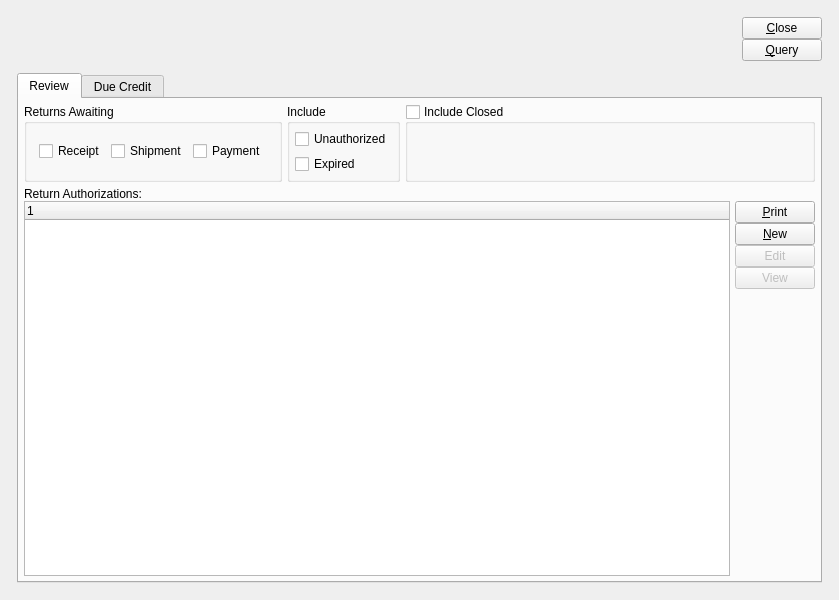
<?xml version="1.0" encoding="UTF-8"?>
<ui version="4.0">
 <comment>This file is part of the xTuple ERP: PostBooks Edition, a free and
open source Enterprise Resource Planning software suite,
Copyright (c) 1999-2018 by OpenMFG LLC, d/b/a xTuple.
It is licensed to you under the Common Public Attribution License
version 1.0, the full text of which (including xTuple-specific Exhibits)
is available at www.xtuple.com/CPAL.  By using this software, you agree
to be bound by its terms.</comment>
 <class>returnAuthorizationWorkbench</class>
 <widget class="QWidget" name="returnAuthorizationWorkbench">
  <property name="geometry">
   <rect>
    <x>0</x>
    <y>0</y>
    <width>839</width>
    <height>600</height>
   </rect>
  </property>
  <property name="minimumSize">
   <size>
    <width>600</width>
    <height>400</height>
   </size>
  </property>
  <property name="windowTitle">
   <string>Return Authorization Workbench</string>
  </property>
  <layout class="QGridLayout" name="gridLayout_3">
   <item row="0" column="0">
    <layout class="QGridLayout" name="gridLayout_2">
     <property name="margin">
      <number>12</number>
     </property>
     <property name="spacing">
      <number>12</number>
     </property>
     <item row="0" column="0">
      <layout class="QHBoxLayout" name="horizontalLayout_3">
       <item>
        <layout class="QHBoxLayout" name="horizontalLayout_2">
         <item>
          <widget class="CustomerSelector" name="_customerSelector"/>
         </item>
         <item>
          <spacer>
           <property name="orientation">
            <enum>Qt::Horizontal</enum>
           </property>
           <property name="sizeHint" stdset="0">
            <size>
             <width>0</width>
             <height>20</height>
            </size>
           </property>
          </spacer>
         </item>
        </layout>
       </item>
       <item>
        <layout class="QVBoxLayout" name="verticalLayout_3">
         <property name="spacing">
          <number>0</number>
         </property>
         <item>
          <widget class="QPushButton" name="_close">
           <property name="text">
            <string>&amp;Close</string>
           </property>
           <property name="autoDefault">
            <bool>false</bool>
           </property>
           <property name="default">
            <bool>false</bool>
           </property>
          </widget>
         </item>
         <item>
          <widget class="QPushButton" name="_query">
           <property name="text">
            <string>&amp;Query</string>
           </property>
          </widget>
         </item>
         <item>
          <spacer>
           <property name="orientation">
            <enum>Qt::Vertical</enum>
           </property>
           <property name="sizeType">
            <enum>QSizePolicy::Expanding</enum>
           </property>
           <property name="sizeHint" stdset="0">
            <size>
             <width>16</width>
             <height>0</height>
            </size>
           </property>
          </spacer>
         </item>
        </layout>
       </item>
      </layout>
     </item>
     <item row="1" column="0">
      <widget class="QTabWidget" name="_tabReview">
       <property name="sizePolicy">
        <sizepolicy hsizetype="Expanding" vsizetype="Expanding">
         <horstretch>0</horstretch>
         <verstretch>1</verstretch>
        </sizepolicy>
       </property>
       <property name="currentIndex">
        <number>0</number>
       </property>
       <widget class="QWidget" name="_open">
        <attribute name="title">
         <string>Review</string>
        </attribute>
        <layout class="QGridLayout" name="gridLayout">
         <item row="0" column="0">
          <widget class="QGroupBox" name="_showpending">
           <property name="title">
            <string>Returns Awaiting</string>
           </property>
           <layout class="QGridLayout">
            <property name="margin">
             <number>12</number>
            </property>
            <item row="0" column="0">
             <widget class="XCheckBox" name="_receipts">
              <property name="text">
               <string>Receipt</string>
              </property>
             </widget>
            </item>
            <item row="0" column="1">
             <widget class="XCheckBox" name="_shipments">
              <property name="text">
               <string>Shipment</string>
              </property>
             </widget>
            </item>
            <item row="0" column="2">
             <widget class="XCheckBox" name="_payment">
              <property name="text">
               <string>Payment</string>
              </property>
             </widget>
            </item>
           </layout>
          </widget>
         </item>
         <item row="0" column="1">
          <widget class="QGroupBox" name="_include">
           <property name="title">
            <string>Include</string>
           </property>
           <layout class="QGridLayout">
            <item row="1" column="0">
             <widget class="XCheckBox" name="_expired">
              <property name="text">
               <string>Expired</string>
              </property>
              <property name="forgetful">
               <bool>true</bool>
              </property>
             </widget>
            </item>
            <item row="0" column="0">
             <widget class="XCheckBox" name="_unauthorized">
              <property name="text">
               <string>Unauthorized</string>
              </property>
              <property name="forgetful">
               <bool>true</bool>
              </property>
             </widget>
            </item>
           </layout>
          </widget>
         </item>
         <item row="0" column="2">
          <widget class="QGroupBox" name="_closed">
           <property name="title">
            <string>Include Closed</string>
           </property>
           <property name="checkable">
            <bool>true</bool>
           </property>
           <property name="checked">
            <bool>false</bool>
           </property>
           <layout class="QGridLayout">
            <item row="0" column="0">
             <widget class="DateCluster" name="_dates"/>
            </item>
            <item row="0" column="1">
             <spacer>
              <property name="orientation">
               <enum>Qt::Horizontal</enum>
              </property>
              <property name="sizeHint" stdset="0">
               <size>
                <width>40</width>
                <height>20</height>
               </size>
              </property>
             </spacer>
            </item>
           </layout>
          </widget>
         </item>
         <item row="1" column="0" colspan="3">
          <layout class="QVBoxLayout" name="verticalLayout_2">
           <property name="spacing">
            <number>0</number>
           </property>
           <item>
            <widget class="QLabel" name="_raopenLit">
             <property name="text">
              <string>Return Authorizations:</string>
             </property>
            </widget>
           </item>
           <item>
            <layout class="QHBoxLayout" name="horizontalLayout">
             <item>
              <widget class="XTreeWidget" name="_ra"/>
             </item>
             <item>
              <layout class="QVBoxLayout" name="verticalLayout">
               <property name="spacing">
                <number>0</number>
               </property>
               <item>
                <widget class="QPushButton" name="_print">
                 <property name="enabled">
                  <bool>true</bool>
                 </property>
                 <property name="text">
                  <string>&amp;Print</string>
                 </property>
                 <property name="autoDefault">
                  <bool>false</bool>
                 </property>
                 <property name="default">
                  <bool>false</bool>
                 </property>
                </widget>
               </item>
               <item>
                <widget class="QPushButton" name="_new">
                 <property name="enabled">
                  <bool>true</bool>
                 </property>
                 <property name="text">
                  <string>&amp;New</string>
                 </property>
                 <property name="autoDefault">
                  <bool>false</bool>
                 </property>
                 <property name="default">
                  <bool>false</bool>
                 </property>
                </widget>
               </item>
               <item>
                <widget class="QPushButton" name="_edit">
                 <property name="enabled">
                  <bool>false</bool>
                 </property>
                 <property name="text">
                  <string>Edit</string>
                 </property>
                 <property name="autoDefault">
                  <bool>false</bool>
                 </property>
                 <property name="default">
                  <bool>false</bool>
                 </property>
                </widget>
               </item>
               <item>
                <widget class="QPushButton" name="_view">
                 <property name="enabled">
                  <bool>false</bool>
                 </property>
                 <property name="text">
                  <string>View</string>
                 </property>
                 <property name="autoDefault">
                  <bool>false</bool>
                 </property>
                 <property name="default">
                  <bool>false</bool>
                 </property>
                </widget>
               </item>
               <item>
                <spacer>
                 <property name="orientation">
                  <enum>Qt::Vertical</enum>
                 </property>
                 <property name="sizeType">
                  <enum>QSizePolicy::Expanding</enum>
                 </property>
                 <property name="sizeHint" stdset="0">
                  <size>
                   <width>16</width>
                   <height>46</height>
                  </size>
                 </property>
                </spacer>
               </item>
              </layout>
             </item>
            </layout>
           </item>
          </layout>
         </item>
        </layout>
       </widget>
       <widget class="QWidget" name="_dueCredit">
        <attribute name="title">
         <string>Due Credit</string>
        </attribute>
        <layout class="QGridLayout" name="gridLayout_4">
         <item row="0" column="0">
          <layout class="QHBoxLayout">
           <property name="margin">
            <number>5</number>
           </property>
           <item>
            <widget class="XCheckBox" name="_creditmemo">
             <property name="text">
              <string>Sales Credit</string>
             </property>
            </widget>
           </item>
           <item>
            <widget class="XCheckBox" name="_check">
             <property name="text">
              <string>Payment</string>
             </property>
            </widget>
           </item>
           <item>
            <widget class="XCheckBox" name="_creditcard">
             <property name="text">
              <string>Credit Card</string>
             </property>
            </widget>
           </item>
           <item>
            <spacer>
             <property name="orientation">
              <enum>Qt::Horizontal</enum>
             </property>
             <property name="sizeHint" stdset="0">
              <size>
               <width>40</width>
               <height>20</height>
              </size>
             </property>
            </spacer>
           </item>
          </layout>
         </item>
         <item row="1" column="0">
          <layout class="QVBoxLayout" name="verticalLayout_4">
           <property name="spacing">
            <number>0</number>
           </property>
           <item>
            <widget class="QLabel" name="_radueLit">
             <property name="text">
              <string>Returns Eligible for Credit:</string>
             </property>
            </widget>
           </item>
           <item>
            <layout class="QHBoxLayout" name="horizontalLayout_5">
             <item>
              <widget class="XTreeWidget" name="_radue"/>
             </item>
             <item>
              <layout class="QVBoxLayout">
               <property name="spacing">
                <number>0</number>
               </property>
               <property name="margin">
                <number>5</number>
               </property>
               <item>
                <widget class="QPushButton" name="_printdue">
                 <property name="enabled">
                  <bool>true</bool>
                 </property>
                 <property name="text">
                  <string>&amp;Print</string>
                 </property>
                 <property name="autoDefault">
                  <bool>false</bool>
                 </property>
                 <property name="default">
                  <bool>false</bool>
                 </property>
                </widget>
               </item>
               <item>
                <widget class="QPushButton" name="_editdue">
                 <property name="enabled">
                  <bool>false</bool>
                 </property>
                 <property name="text">
                  <string>Edit</string>
                 </property>
                 <property name="autoDefault">
                  <bool>false</bool>
                 </property>
                 <property name="default">
                  <bool>false</bool>
                 </property>
                </widget>
               </item>
               <item>
                <widget class="QPushButton" name="_viewdue">
                 <property name="enabled">
                  <bool>false</bool>
                 </property>
                 <property name="text">
                  <string>View</string>
                 </property>
                 <property name="autoDefault">
                  <bool>false</bool>
                 </property>
                 <property name="default">
                  <bool>false</bool>
                 </property>
                </widget>
               </item>
               <item>
                <widget class="QPushButton" name="_process">
                 <property name="enabled">
                  <bool>false</bool>
                 </property>
                 <property name="text">
                  <string>Process</string>
                 </property>
                 <property name="autoDefault">
                  <bool>false</bool>
                 </property>
                 <property name="default">
                  <bool>false</bool>
                 </property>
                </widget>
               </item>
               <item>
                <spacer>
                 <property name="orientation">
                  <enum>Qt::Vertical</enum>
                 </property>
                 <property name="sizeType">
                  <enum>QSizePolicy::Expanding</enum>
                 </property>
                 <property name="sizeHint" stdset="0">
                  <size>
                   <width>16</width>
                   <height>46</height>
                  </size>
                 </property>
                </spacer>
               </item>
              </layout>
             </item>
            </layout>
           </item>
          </layout>
         </item>
         <item row="2" column="0">
          <layout class="QHBoxLayout">
           <property name="margin">
            <number>5</number>
           </property>
           <item>
            <widget class="XCheckBox" name="_postmemos">
             <property name="text">
              <string>Post Sales Credits Immediately</string>
             </property>
            </widget>
           </item>
           <item>
            <widget class="XCheckBox" name="_printmemo">
             <property name="text">
              <string>Print Sales Credit</string>
             </property>
            </widget>
           </item>
           <item>
            <spacer>
             <property name="orientation">
              <enum>Qt::Horizontal</enum>
             </property>
             <property name="sizeHint" stdset="0">
              <size>
               <width>40</width>
               <height>20</height>
              </size>
             </property>
            </spacer>
           </item>
          </layout>
         </item>
        </layout>
       </widget>
      </widget>
     </item>
    </layout>
   </item>
  </layout>
 </widget>
 <layoutdefault spacing="5" margin="5"/>
 <customwidgets>
  <customwidget>
   <class>CustomerSelector</class>
   <extends>QWidget</extends>
   <header>customerselector.h</header>
  </customwidget>
  <customwidget>
   <class>DateCluster</class>
   <extends>QWidget</extends>
   <header>datecluster.h</header>
   <container>1</container>
  </customwidget>
  <customwidget>
   <class>XCheckBox</class>
   <extends>QCheckBox</extends>
   <header>xcheckbox.h</header>
  </customwidget>
  <customwidget>
   <class>XTreeWidget</class>
   <extends>QTreeWidget</extends>
   <header>xtreewidget.h</header>
   <container>1</container>
  </customwidget>
 </customwidgets>
 <tabstops>
  <tabstop>_tabReview</tabstop>
  <tabstop>_receipts</tabstop>
  <tabstop>_shipments</tabstop>
  <tabstop>_payment</tabstop>
  <tabstop>_unauthorized</tabstop>
  <tabstop>_expired</tabstop>
  <tabstop>_closed</tabstop>
  <tabstop>_ra</tabstop>
  <tabstop>_print</tabstop>
  <tabstop>_new</tabstop>
  <tabstop>_edit</tabstop>
  <tabstop>_view</tabstop>
  <tabstop>_close</tabstop>
  <tabstop>_query</tabstop>
  <tabstop>_viewdue</tabstop>
  <tabstop>_process</tabstop>
  <tabstop>_printdue</tabstop>
  <tabstop>_editdue</tabstop>
  <tabstop>_creditmemo</tabstop>
  <tabstop>_check</tabstop>
  <tabstop>_radue</tabstop>
  <tabstop>_postmemos</tabstop>
  <tabstop>_printmemo</tabstop>
  <tabstop>_creditcard</tabstop>
 </tabstops>
 <resources/>
 <connections>
  <connection>
   <sender>_close</sender>
   <signal>clicked()</signal>
   <receiver>returnAuthorizationWorkbench</receiver>
   <slot>close()</slot>
   <hints>
    <hint type="sourcelabel">
     <x>554</x>
     <y>25</y>
    </hint>
    <hint type="destinationlabel">
     <x>302</x>
     <y>223</y>
    </hint>
   </hints>
  </connection>
  <connection>
   <sender>_ra</sender>
   <signal>valid(bool)</signal>
   <receiver>_edit</receiver>
   <slot>setEnabled(bool)</slot>
   <hints>
    <hint type="sourcelabel">
     <x>256</x>
     <y>312</y>
    </hint>
    <hint type="destinationlabel">
     <x>540</x>
     <y>262</y>
    </hint>
   </hints>
  </connection>
  <connection>
   <sender>_ra</sender>
   <signal>valid(bool)</signal>
   <receiver>_view</receiver>
   <slot>setEnabled(bool)</slot>
   <hints>
    <hint type="sourcelabel">
     <x>256</x>
     <y>312</y>
    </hint>
    <hint type="destinationlabel">
     <x>540</x>
     <y>262</y>
    </hint>
   </hints>
  </connection>
  <connection>
   <sender>_radue</sender>
   <signal>valid(bool)</signal>
   <receiver>_editdue</receiver>
   <slot>setEnabled(bool)</slot>
   <hints>
    <hint type="sourcelabel">
     <x>256</x>
     <y>286</y>
    </hint>
    <hint type="destinationlabel">
     <x>545</x>
     <y>218</y>
    </hint>
   </hints>
  </connection>
  <connection>
   <sender>_radue</sender>
   <signal>valid(bool)</signal>
   <receiver>_viewdue</receiver>
   <slot>setEnabled(bool)</slot>
   <hints>
    <hint type="sourcelabel">
     <x>256</x>
     <y>286</y>
    </hint>
    <hint type="destinationlabel">
     <x>545</x>
     <y>241</y>
    </hint>
   </hints>
  </connection>
  <connection>
   <sender>_radue</sender>
   <signal>itemSelected(int)</signal>
   <receiver>_editdue</receiver>
   <slot>animateClick()</slot>
   <hints>
    <hint type="sourcelabel">
     <x>256</x>
     <y>281</y>
    </hint>
    <hint type="destinationlabel">
     <x>545</x>
     <y>207</y>
    </hint>
   </hints>
  </connection>
 </connections>
</ui>
